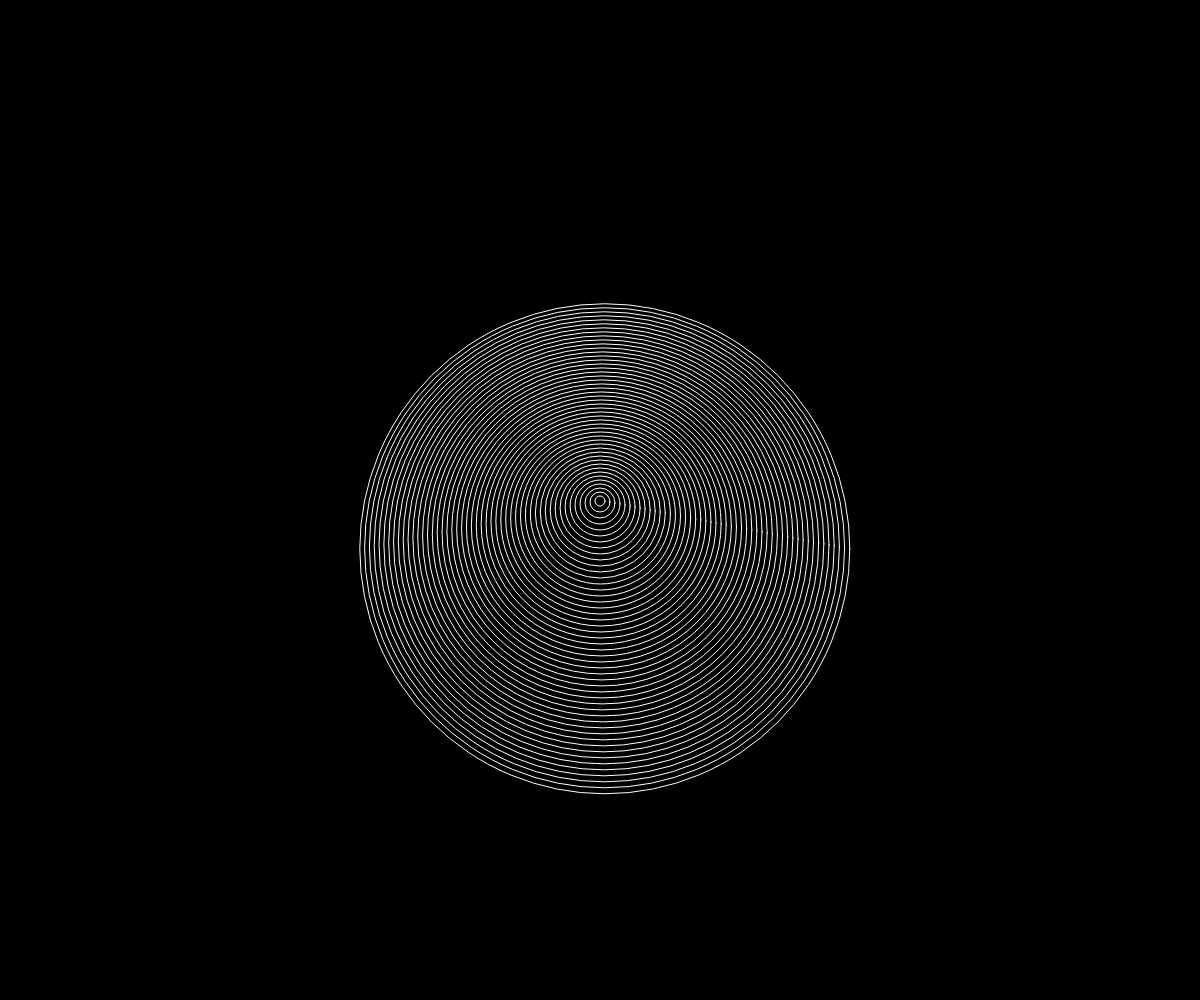
Frame 1 (no input)
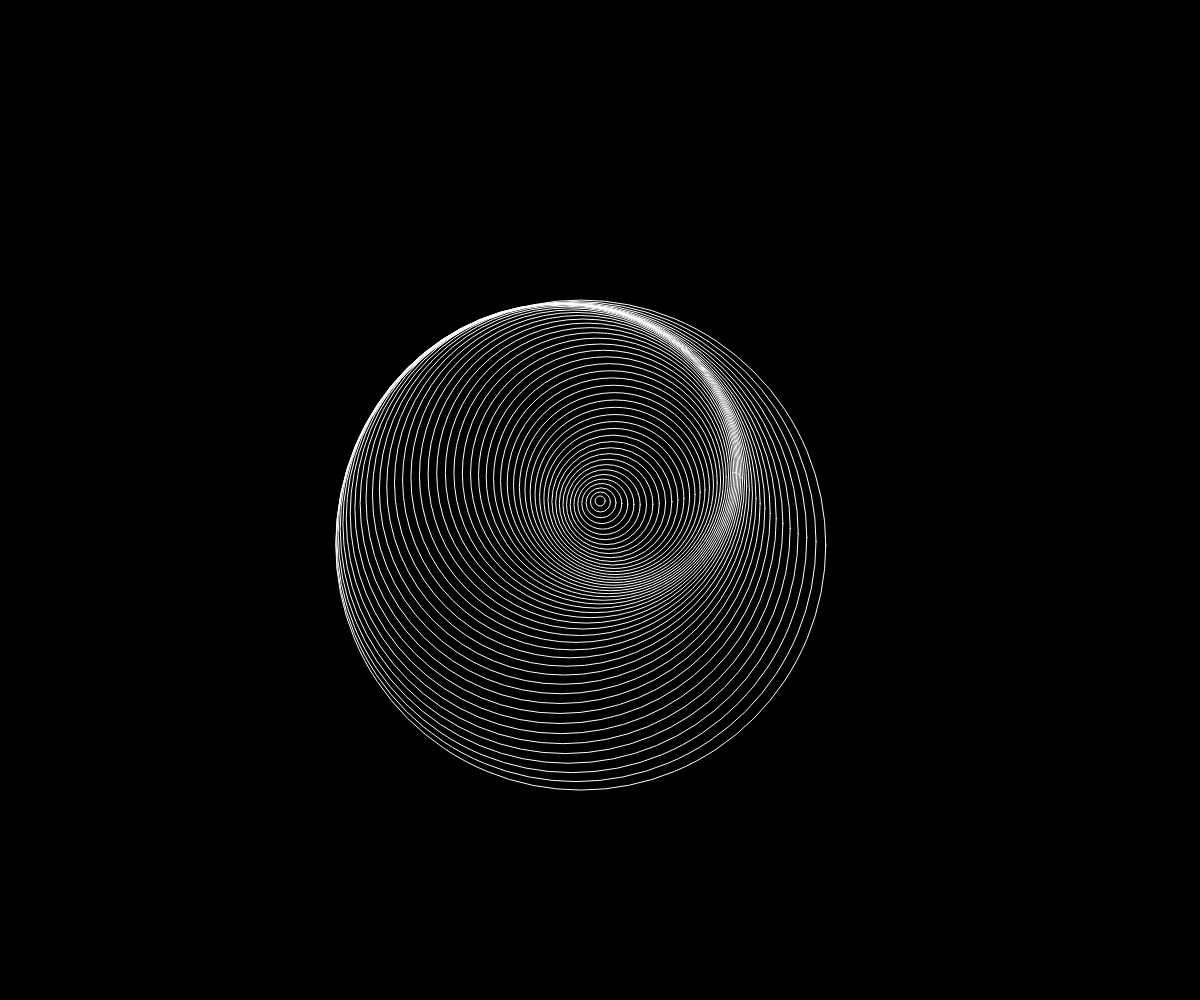
Frame 60 (no input)
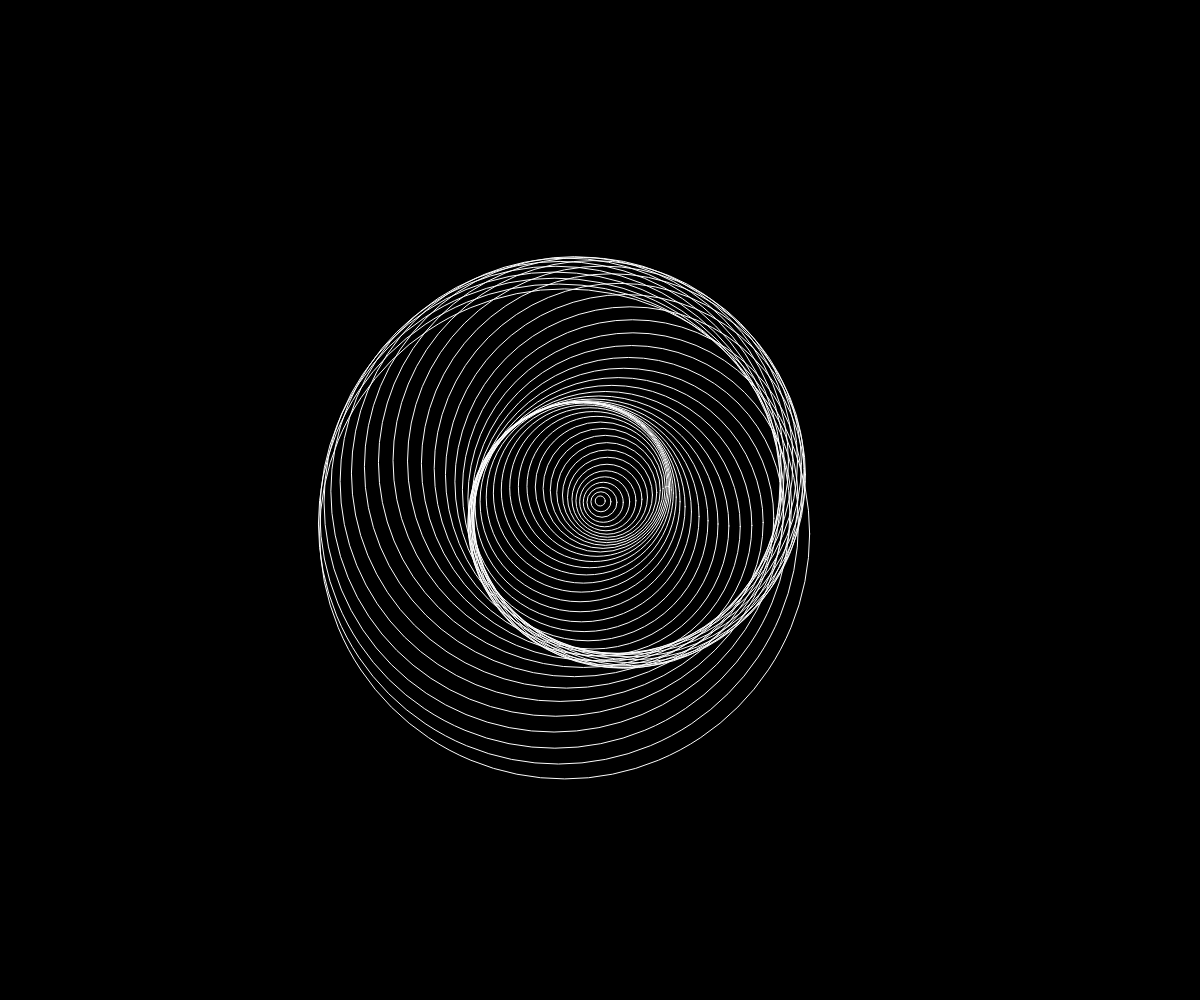
Frame 120 (the mouse pressed at the canvas centre since frame 60)

The p5.js sketch that drew these frames (run headless with seeded random() and noise() and a simulated clock; from frame 60 on, the mouse is pressed at the canvas centre):

// p5.js sketch
// ── sketch.js
function setup() {
    createCanvas(window.innerWidth, window.innerHeight);    
    frameRate(60);
    stroke(255);
    noFill();
}

function draw() {
    translate(width / 2, height / 2);
    background(0, 0, 0);

    console.log(frameRate());

    for (let i = 0; i < 50; i++) {
        const xOffset = sin(i * frameCount / 500) * i;
        const yOffset = cos(i * frameCount / 500) * i;
        ellipse(0 + xOffset, 0 + yOffset, 10 * i);
    }
}
